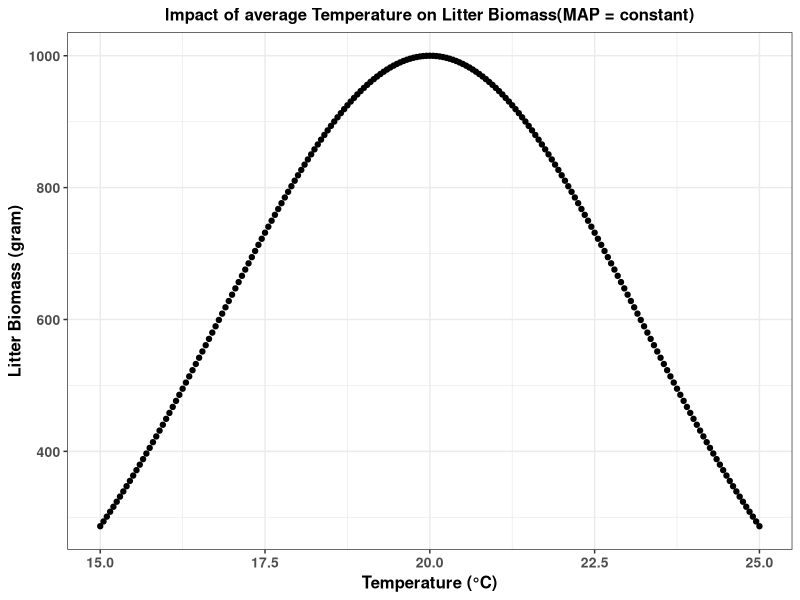
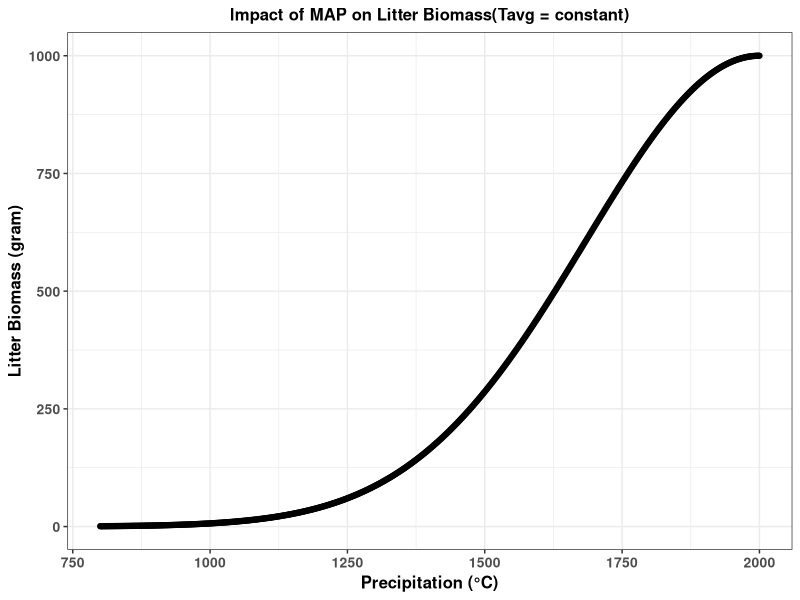
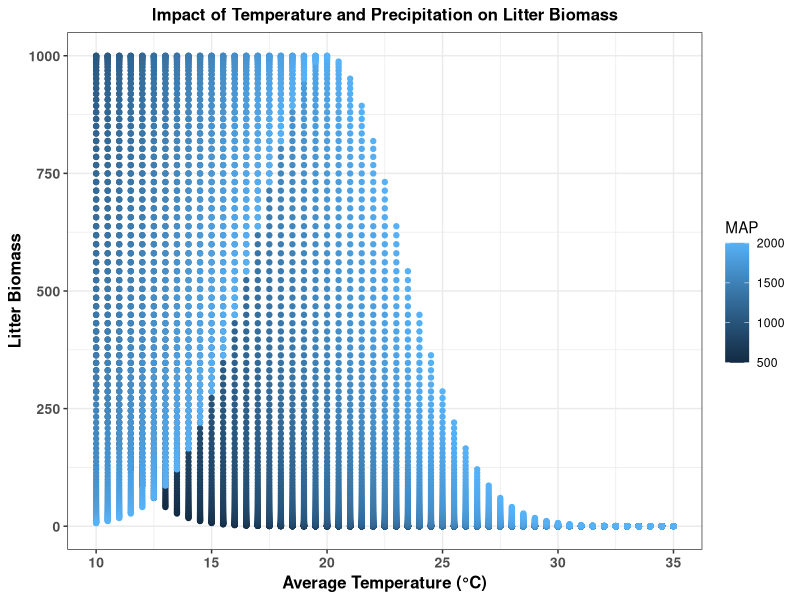

Write R code to recreate these figures, in order.
###################
#Litter Biomass Conversion from NPP
#Author: Puja Roy
###################

# This model predict the fraction of NPP that turn in to litter biomass
# Average temperature (Tavg) and mean annual precipitation (MAP) are mainly the
# drivers that influence this turnover fraction. Studies in this field suggest
# that, though there is no any simple linear relationship but plant litter
# biomass is positively related to precipitation and negatively with temperature
# (de Queiroz et al., 2019; Thakur et al., 2022)

library(ggplot2)

# with constant Precipitation
####################################

Litter <- function(NPP = 1000,
                   Tavg = seq(15, 25, 0.05),   
                   MAP = 2000, 
                   a = 0.05) {                
  x <- exp(-a * (Tavg - MAP/100)^2)
  LB <- x*NPP
  return(data.frame(LB = LB, Tavg = Tavg, MAP = MAP)) 
}
df <- Litter()

# Plot
ggplot(df, aes(x = Tavg, y = LB)) +geom_point() + labs(
  title = "Impact of average Temperature on Litter Biomass(MAP = constant)",
  x = "Temperature (°C)",
  y = "Litter Biomass (gram)")+theme_bw() +
  theme(plot.title = element_text(size = 12, face = "bold", hjust = 0.5),
        axis.title = element_text(size = 12, face = "bold"),
        axis.text = element_text(size = 10, face = "bold"))


# with constant Temperature
##############################
Litter <- function(NPP = 1000,
                   Tavg = 20,   
                   MAP = seq(800, 2000, 2), 
                   a = 0.05) {                
  x <- exp(-a * (Tavg - MAP/100)^2)
  LB <- x*NPP
  return(data.frame(LB = LB, Tavg = Tavg, MAP = MAP)) 
}
df <- Litter()

# Plot
ggplot(df, aes(x = MAP, y = LB)) +geom_point() + labs(
  title = "Impact of MAP on Litter Biomass(Tavg = constant)",
  x = "Precipitation (°C)",
  y = "Litter Biomass (gram)") +
  theme_bw() +
  theme(plot.title = element_text(size = 12, face = "bold", hjust = 0.5),
        axis.title = element_text(size = 12, face = "bold"),
        axis.text = element_text(size = 10, face = "bold"))

#with changing Tavg and MAP
#############################
Litter <- function(NPP = 1000,
                   Tavg = seq(10, 35, 0.5),   
                   MAP = seq(500, 2000, 10), 
                   a = 0.05) {                
  
  grid <- expand.grid(Tavg = Tavg, MAP = MAP)
  grid$x <- exp(-a * (grid$Tavg - grid$MAP / 100)^2)
  grid$LitterBiomass <- grid$x * NPP
  return(grid)
}
df <- Litter()

# Plot
ggplot(df, aes(x = Tavg, y = LitterBiomass, color = MAP)) +
  geom_point() +
  labs(
    title = "Impact of Temperature and Precipitation on Litter Biomass",
    x = "Average Temperature (°C)",
    y = "Litter Biomass"
  )+ theme_bw() +
  theme(plot.title = element_text(size = 12, face = "bold", hjust = 0.5),
        axis.title = element_text(size = 12, face = "bold"),
        axis.text = element_text(size = 10, face = "bold"))

